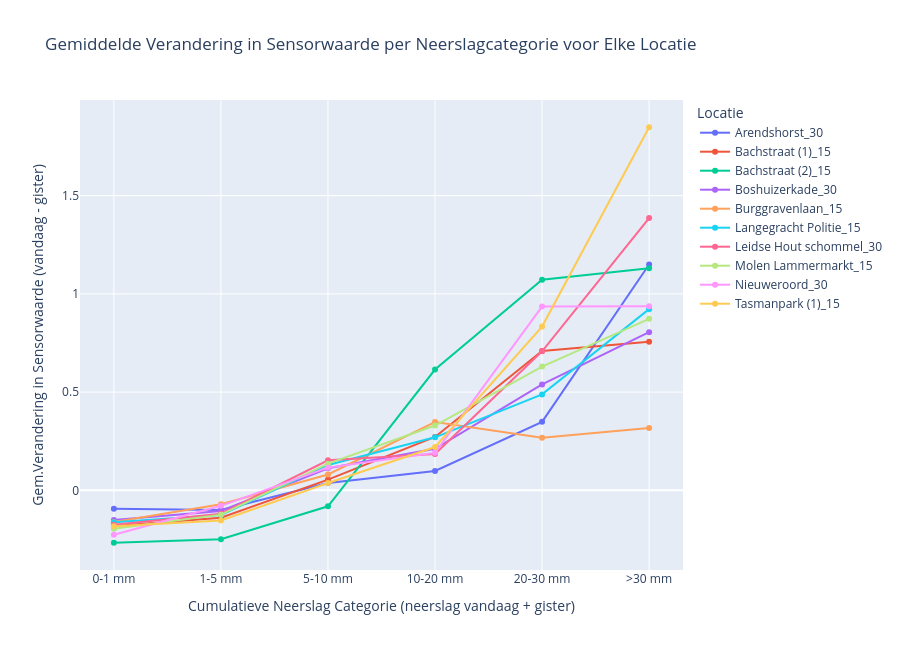

Notebook source saved alongside this figure:
### Code cell
# n_cum vs s_prev_diff

# Define a function to categorize 'n_cum' into bins for analysis
def categorize_rainfall(n_cum_value):
    if n_cum_value < 1:
        return '0-1 mm'
    elif 1 <= n_cum_value < 5:
        return '1-5 mm'
    elif 5 <= n_cum_value < 10:
        return '5-10 mm'
    elif 10 <= n_cum_value < 20:
        return '10-20 mm'
    elif 20 <= n_cum_value < 30:
        return '20-30 mm'
    else:
        return '>30 mm'

# Remove the specific location from the DataFrame, because this is an outlier to the dataset
df_filtered = df[df['locatie'] != 'Jacob van Campenlaan_15 (eerste plaatsing)']

# Apply categorization to 'n_cum' column
df_filtered['n_cum_category'] = df_filtered['n_cum'].apply(categorize_rainfall)

# Calculate the mean 's_prev_diff_2' by location and 'n_cum' category
mean_s_prev_diff_2_by_rain_category = df_filtered.groupby(['locatie', 'n_cum_category'])['s_prev_diff'].mean().unstack()


# Ensure correct ordering of 'n_cum_category'
correct_order = ['0-1 mm', '1-5 mm', '5-10 mm', '10-20 mm', '20-30 mm', '>30 mm']
mean_s_prev_diff_2_by_rain_category = mean_s_prev_diff_2_by_rain_category[correct_order]

# Create an interactive line plot
fig = go.Figure()

# Add a trace for each location
for locatie in mean_s_prev_diff_2_by_rain_category.index:
    fig.add_trace(go.Scatter(
        x=mean_s_prev_diff_2_by_rain_category.columns,
        y=mean_s_prev_diff_2_by_rain_category.loc[locatie],
        mode='lines+markers',
        name=locatie,
        hoverinfo='text',
        text=[f"Locatie: {locatie}<br>Neerslag Categorie: {category}<br>Gemiddelde Verandering: {value:.2f}"
              for category, value in zip(mean_s_prev_diff_2_by_rain_category.columns, 
                                         mean_s_prev_diff_2_by_rain_category.loc[locatie])]
    ))

# Customize layout with increased height
fig.update_layout(
    title="Gemiddelde Verandering in Sensorwaarde per Neerslagcategorie voor Elke Locatie",
    xaxis_title="Cumulatieve Neerslag Categorie (neerslag vandaag + gister)",
    yaxis_title="Gem.Verandering in Sensorwaarde (vandaag - gister)",
    xaxis=dict(tickmode='array', tickvals=correct_order),
    legend_title="Locatie",
    hovermode='closest',
    height=650  # Doubling the height for a taller plot
)

# Display the interactive plot
fig.show()

### Figure 1 — Plotly figure (JSON) as saved in the notebook; plotly's stock layout.template omitted (floating-point values rounded to 4 significant figures)
{"data": [{"hoverinfo": "text", "mode": "lines+markers", "name": "Arendshorst_30", "text": ["Locatie: Arendshorst_30<br>Neerslag Categorie: 0-1 mm<br>Gemiddelde Verandering: -0.09", "Locatie: Arendshorst_30<br>Neerslag Categorie: 1-5 mm<br>Gemiddelde Verandering: -0.10", "Locatie: Arendshorst_30<br>Neerslag Categorie: 5-10 mm<br>Gemiddelde Verandering: 0.04", "Locatie: Arendshorst_30<br>Neerslag Categorie: 10-20 mm<br>Gemiddelde Verandering: 0.10", "Locatie: Arendshorst_30<br>Neerslag Categorie: 20-30 mm<br>Gemiddelde Verandering: 0.35", "Locatie: Arendshorst_30<br>Neerslag Categorie: >30 mm<br>Gemiddelde Verandering: 1.15"], "type": "scatter", "x": ["0-1 mm", "1-5 mm", "5-10 mm", "10-20 mm", "20-30 mm", ">30 mm"], "y": [-0.09372, -0.1004, 0.03664, 0.09816, 0.3484, 1.15]}, {"hoverinfo": "text", "mode": "lines+markers", "name": "Bachstraat (1)_15", "text": ["Locatie: Bachstraat (1)_15<br>Neerslag Categorie: 0-1 mm<br>Gemiddelde Verandering: -0.18", "Locatie: Bachstraat (1)_15<br>Neerslag Categorie: 1-5 mm<br>Gemiddelde Verandering: -0.14", "Locatie: Bachstraat (1)_15<br>Neerslag Categorie: 5-10 mm<br>Gemiddelde Verandering: 0.05", "Locatie: Bachstraat (1)_15<br>Neerslag Categorie: 10-20 mm<br>Gemiddelde Verandering: 0.27", "Locatie: Bachstraat (1)_15<br>Neerslag Categorie: 20-30 mm<br>Gemiddelde Verandering: 0.71", "Locatie: Bachstraat (1)_15<br>Neerslag Categorie: >30 mm<br>Gemiddelde Verandering: 0.76"], "type": "scatter", "x": ["0-1 mm", "1-5 mm", "5-10 mm", "10-20 mm", "20-30 mm", ">30 mm"], "y": [-0.1817, -0.1394, 0.05442, 0.2716, 0.7087, 0.7569]}, {"hoverinfo": "text", "mode": "lines+markers", "name": "Bachstraat (2)_15", "text": ["Locatie: Bachstraat (2)_15<br>Neerslag Categorie: 0-1 mm<br>Gemiddelde Verandering: -0.27", "Locatie: Bachstraat (2)_15<br>Neerslag Categorie: 1-5 mm<br>Gemiddelde Verandering: -0.25", "Locatie: Bachstraat (2)_15<br>Neerslag Categorie: 5-10 mm<br>Gemiddelde Verandering: -0.08", "Locatie: Bachstraat (2)_15<br>Neerslag Categorie: 10-20 mm<br>Gemiddelde Verandering: 0.61", "Locatie: Bachstraat (2)_15<br>Neerslag Categorie: 20-30 mm<br>Gemiddelde Verandering: 1.07", "Locatie: Bachstraat (2)_15<br>Neerslag Categorie: >30 mm<br>Gemiddelde Verandering: 1.13"], "type": "scatter", "x": ["0-1 mm", "1-5 mm", "5-10 mm", "10-20 mm", "20-30 mm", ">30 mm"], "y": [-0.2669, -0.2494, -0.08145, 0.6147, 1.072, 1.131]}, {"hoverinfo": "text", "mode": "lines+markers", "name": "Boshuizerkade_30", "text": ["Locatie: Boshuizerkade_30<br>Neerslag Categorie: 0-1 mm<br>Gemiddelde Verandering: -0.15", "Locatie: Boshuizerkade_30<br>Neerslag Categorie: 1-5 mm<br>Gemiddelde Verandering: -0.11", "Locatie: Boshuizerkade_30<br>Neerslag Categorie: 5-10 mm<br>Gemiddelde Verandering: 0.11", "Locatie: Boshuizerkade_30<br>Neerslag Categorie: 10-20 mm<br>Gemiddelde Verandering: 0.21", "Locatie: Boshuizerkade_30<br>Neerslag Categorie: 20-30 mm<br>Gemiddelde Verandering: 0.54", "Locatie: Boshuizerkade_30<br>Neerslag Categorie: >30 mm<br>Gemiddelde Verandering: 0.80"], "type": "scatter", "x": ["0-1 mm", "1-5 mm", "5-10 mm", "10-20 mm", "20-30 mm", ">30 mm"], "y": [-0.1516, -0.105, 0.1119, 0.2116, 0.5389, 0.8048]}, {"hoverinfo": "text", "mode": "lines+markers", "name": "Burggravenlaan_15", "text": ["Locatie: Burggravenlaan_15<br>Neerslag Categorie: 0-1 mm<br>Gemiddelde Verandering: -0.16", "Locatie: Burggravenlaan_15<br>Neerslag Categorie: 1-5 mm<br>Gemiddelde Verandering: -0.07", "Locatie: Burggravenlaan_15<br>Neerslag Categorie: 5-10 mm<br>Gemiddelde Verandering: 0.08", "Locatie: Burggravenlaan_15<br>Neerslag Categorie: 10-20 mm<br>Gemiddelde Verandering: 0.35", "Locatie: Burggravenlaan_15<br>Neerslag Categorie: 20-30 mm<br>Gemiddelde Verandering: 0.27", "Locatie: Burggravenlaan_15<br>Neerslag Categorie: >30 mm<br>Gemiddelde Verandering: 0.32"], "type": "scatter", "x": ["0-1 mm", "1-5 mm", "5-10 mm", "10-20 mm", "20-30 mm", ">30 mm"], "y": [-0.1608, -0.07094, 0.08046, 0.3477, 0.2675, 0.3172]}, {"hoverinfo": "text", "mode": "lines+markers", "name": "Langegracht Politie_15", "text": ["Locatie: Langegracht Politie_15<br>Neerslag Categorie: 0-1 mm<br>Gemiddelde Verandering: -0.16", "Locatie: Langegracht Politie_15<br>Neerslag Categorie: 1-5 mm<br>Gemiddelde Verandering: -0.13", "Locatie: Langegracht Politie_15<br>Neerslag Categorie: 5-10 mm<br>Gemiddelde Verandering: 0.13", "Locatie: Langegracht Politie_15<br>Neerslag Categorie: 10-20 mm<br>Gemiddelde Verandering: 0.27", "Locatie: Langegracht Politie_15<br>Neerslag Categorie: 20-30 mm<br>Gemiddelde Verandering: 0.49", "Locatie: Langegracht Politie_15<br>Neerslag Categorie: >30 mm<br>Gemiddelde Verandering: 0.92"], "type": "scatter", "x": ["0-1 mm", "1-5 mm", "5-10 mm", "10-20 mm", "20-30 mm", ">30 mm"], "y": [-0.1624, -0.1253, 0.1292, 0.2698, 0.4883, 0.9222]}, {"hoverinfo": "text", "mode": "lines+markers", "name": "Leidse Hout schommel_30", "text": ["Locatie: Leidse Hout schommel_30<br>Neerslag Categorie: 0-1 mm<br>Gemiddelde Verandering: -0.18", "Locatie: Leidse Hout schommel_30<br>Neerslag Categorie: 1-5 mm<br>Gemiddelde Verandering: -0.12", "Locatie: Leidse Hout schommel_30<br>Neerslag Categorie: 5-10 mm<br>Gemiddelde Verandering: 0.15", "Locatie: Leidse Hout schommel_30<br>Neerslag Categorie: 10-20 mm<br>Gemiddelde Verandering: 0.18", "Locatie: Leidse Hout schommel_30<br>Neerslag Categorie: 20-30 mm<br>Gemiddelde Verandering: 0.71", "Locatie: Leidse Hout schommel_30<br>Neerslag Categorie: >30 mm<br>Gemiddelde Verandering: 1.39"], "type": "scatter", "x": ["0-1 mm", "1-5 mm", "5-10 mm", "10-20 mm", "20-30 mm", ">30 mm"], "y": [-0.1758, -0.1188, 0.1527, 0.1848, 0.7076, 1.386]}, {"hoverinfo": "text", "mode": "lines+markers", "name": "Molen Lammermarkt_15", "text": ["Locatie: Molen Lammermarkt_15<br>Neerslag Categorie: 0-1 mm<br>Gemiddelde Verandering: -0.20", "Locatie: Molen Lammermarkt_15<br>Neerslag Categorie: 1-5 mm<br>Gemiddelde Verandering: -0.12", "Locatie: Molen Lammermarkt_15<br>Neerslag Categorie: 5-10 mm<br>Gemiddelde Verandering: 0.14", "Locatie: Molen Lammermarkt_15<br>Neerslag Categorie: 10-20 mm<br>Gemiddelde Verandering: 0.33", "Locatie: Molen Lammermarkt_15<br>Neerslag Categorie: 20-30 mm<br>Gemiddelde Verandering: 0.63", "Locatie: Molen Lammermarkt_15<br>Neerslag Categorie: >30 mm<br>Gemiddelde Verandering: 0.87"], "type": "scatter", "x": ["0-1 mm", "1-5 mm", "5-10 mm", "10-20 mm", "20-30 mm", ">30 mm"], "y": [-0.1956, -0.1238, 0.1358, 0.3296, 0.6297, 0.8727]}, {"hoverinfo": "text", "mode": "lines+markers", "name": "Nieuweroord_30", "text": ["Locatie: Nieuweroord_30<br>Neerslag Categorie: 0-1 mm<br>Gemiddelde Verandering: -0.23", "Locatie: Nieuweroord_30<br>Neerslag Categorie: 1-5 mm<br>Gemiddelde Verandering: -0.08", "Locatie: Nieuweroord_30<br>Neerslag Categorie: 5-10 mm<br>Gemiddelde Verandering: 0.12", "Locatie: Nieuweroord_30<br>Neerslag Categorie: 10-20 mm<br>Gemiddelde Verandering: 0.19", "Locatie: Nieuweroord_30<br>Neerslag Categorie: 20-30 mm<br>Gemiddelde Verandering: 0.94", "Locatie: Nieuweroord_30<br>Neerslag Categorie: >30 mm<br>Gemiddelde Verandering: 0.94"], "type": "scatter", "x": ["0-1 mm", "1-5 mm", "5-10 mm", "10-20 mm", "20-30 mm", ">30 mm"], "y": [-0.2261, -0.07899, 0.1155, 0.1908, 0.9352, 0.937]}, {"hoverinfo": "text", "mode": "lines+markers", "name": "Tasmanpark (1)_15", "text": ["Locatie: Tasmanpark (1)_15<br>Neerslag Categorie: 0-1 mm<br>Gemiddelde Verandering: -0.18", "Locatie: Tasmanpark (1)_15<br>Neerslag Categorie: 1-5 mm<br>Gemiddelde Verandering: -0.15", "Locatie: Tasmanpark (1)_15<br>Neerslag Categorie: 5-10 mm<br>Gemiddelde Verandering: 0.04", "Locatie: Tasmanpark (1)_15<br>Neerslag Categorie: 10-20 mm<br>Gemiddelde Verandering: 0.22", "Locatie: Tasmanpark (1)_15<br>Neerslag Categorie: 20-30 mm<br>Gemiddelde Verandering: 0.83", "Locatie: Tasmanpark (1)_15<br>Neerslag Categorie: >30 mm<br>Gemiddelde Verandering: 1.85"], "type": "scatter", "x": ["0-1 mm", "1-5 mm", "5-10 mm", "10-20 mm", "20-30 mm", ">30 mm"], "y": [-0.1824, -0.1536, 0.03736, 0.2203, 0.8335, 1.848]}], "layout": {"height": 650, "hovermode": "closest", "legend": {"title": {"text": "Locatie"}}, "title": {"text": "Gemiddelde Verandering in Sensorwaarde per Neerslagcategorie voor Elke Locatie"}, "xaxis": {"tickmode": "array", "tickvals": ["0-1 mm", "1-5 mm", "5-10 mm", "10-20 mm", "20-30 mm", ">30 mm"], "title": {"text": "Cumulatieve Neerslag Categorie (neerslag vandaag + gister)"}}, "yaxis": {"title": {"text": "Gem.Verandering in Sensorwaarde (vandaag - gister)"}}}}
